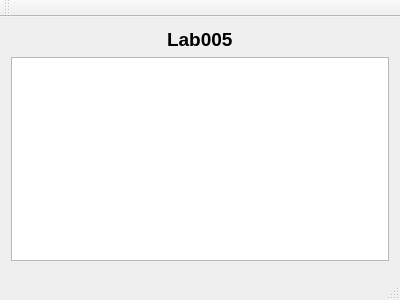
<?xml version="1.0" encoding="UTF-8"?>
<ui version="4.0">
 <class>MainWindow</class>
 <widget class="QMainWindow" name="MainWindow">
  <property name="geometry">
   <rect>
    <x>0</x>
    <y>0</y>
    <width>400</width>
    <height>300</height>
   </rect>
  </property>
  <property name="font">
   <font>
    <pointsize>14</pointsize>
    <weight>75</weight>
    <bold>true</bold>
   </font>
  </property>
  <property name="windowTitle">
   <string>MainWindow</string>
  </property>
  <widget class="QWidget" name="centralWidget">
   <layout class="QVBoxLayout" name="verticalLayout">
    <item>
     <layout class="QHBoxLayout" name="horizontalLayout">
      <item>
       <spacer name="horizontalSpacer">
        <property name="orientation">
         <enum>Qt::Horizontal</enum>
        </property>
        <property name="sizeHint" stdset="0">
         <size>
          <width>40</width>
          <height>20</height>
         </size>
        </property>
       </spacer>
      </item>
      <item>
       <widget class="QLabel" name="label">
        <property name="text">
         <string>Lab005</string>
        </property>
       </widget>
      </item>
      <item>
       <spacer name="horizontalSpacer_2">
        <property name="orientation">
         <enum>Qt::Horizontal</enum>
        </property>
        <property name="sizeHint" stdset="0">
         <size>
          <width>40</width>
          <height>20</height>
         </size>
        </property>
       </spacer>
      </item>
     </layout>
    </item>
    <item>
     <widget class="QTextBrowser" name="textBrowser">
      <property name="font">
       <font>
        <pointsize>9</pointsize>
        <weight>50</weight>
        <bold>false</bold>
       </font>
      </property>
     </widget>
    </item>
   </layout>
  </widget>
  <widget class="QMenuBar" name="menuBar">
   <property name="geometry">
    <rect>
     <x>0</x>
     <y>0</y>
     <width>400</width>
     <height>27</height>
    </rect>
   </property>
  </widget>
  <widget class="QToolBar" name="mainToolBar">
   <attribute name="toolBarArea">
    <enum>TopToolBarArea</enum>
   </attribute>
   <attribute name="toolBarBreak">
    <bool>false</bool>
   </attribute>
  </widget>
  <widget class="QStatusBar" name="statusBar"/>
 </widget>
 <layoutdefault spacing="6" margin="11"/>
 <resources/>
 <connections/>
</ui>
